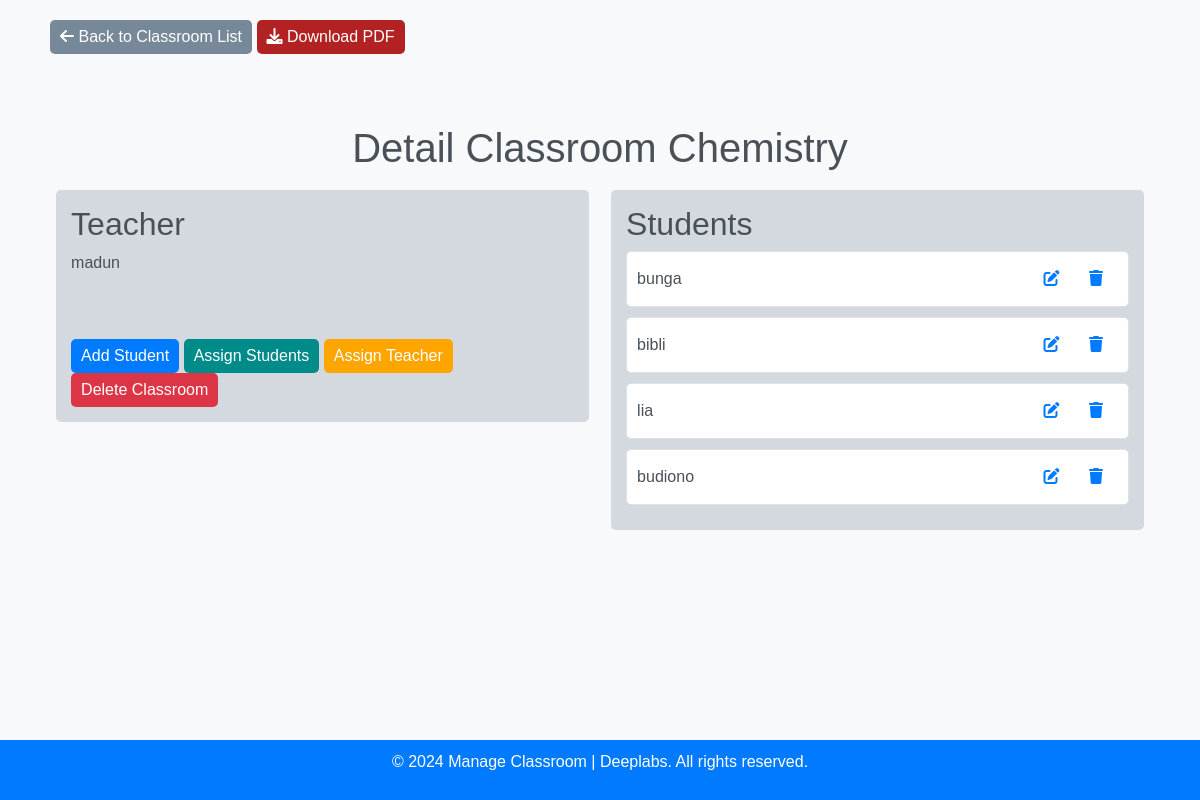
Page /classroom/12/ on the earlier database version.
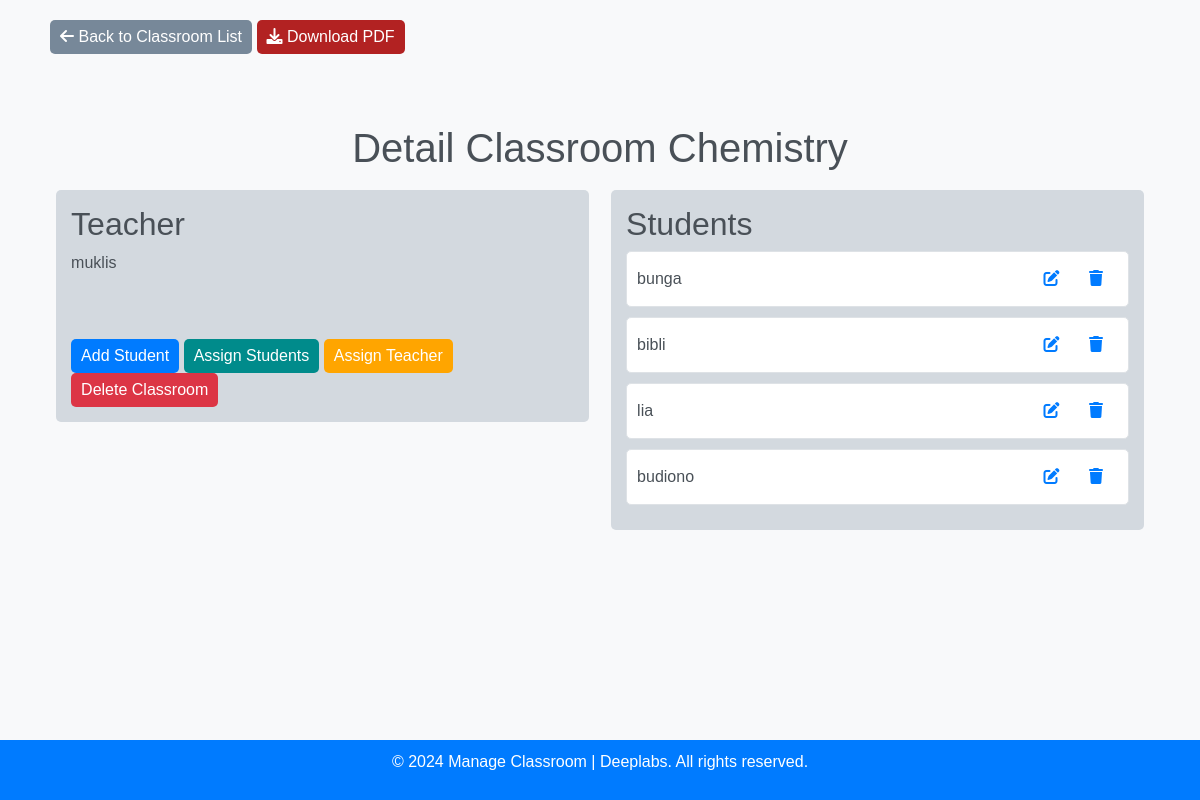
Same page on the later database version.
### manage_classroom/models.py (models this page shows, shortened)
class Classroom(models.Model):
    name = models.CharField(max_length=100)
    teacher = models.ForeignKey(Teacher, on_delete=models.CASCADE)
    students = models.ManyToManyField(Student)

class Teacher(models.Model):
    name = models.CharField(max_length=100)
    email = models.EmailField(unique=True)
    def __str__(self):
        return self.name

### manage_classroom/views.py (the view)
# urls.py: path('classroom/<int:classroom_id>/', classroom_detail, name='classroom_detail'),
def classroom_detail(request, classroom_id):
    classroom = get_object_or_404(Classroom, id=classroom_id)
    students = classroom.students.all()
    return render(request, 'classroom_detail.html', {'classroom': classroom, 'students': students})

### app/templates/classroom_detail.html (shortened to what this page needs)
<!DOCTYPE html>
<html lang="en">
<head>
    {% load static %}
    <link rel="stylesheet" href="https://cdnjs.cloudflare.com/ajax/libs/font-awesome/6.0.0-beta3/css/all.min.css"/>
    <link rel="stylesheet" href="https://stackpath.bootstrapcdn.com/bootstrap/4.6.0/css/bootstrap.min.css"
>
</head>
<body>
<header>
    <div class="container" style="padding: 20px 20px;">
        <div class="row">
            <div class="col-md-12">
                <a href="{% url 'home' %}" class="btn btn-back"><i class="fas fa-arrow-left"></i> Back to Classroom List</a>
                <a href="{% url 'download_classroom_pdf' classroom.id %}" class="btn btn-download"><i class="fas fa-download"></i> Download PDF</a>
            </div>
        </div>
    </div>
</header>
<main class="main">
    <section class="feature">
        <div class="container">
            <div class="row align-items-center">
                <div class="col-md-12">
                    <div class="feature-content">
                        <h1>Detail Classroom {{ classroom.name }}</h1>
                        <div class="teacher-students">
                            <div class="teacher-info">
                                <h2>Teacher</h2>
                                <p>{{ classroom.teacher }}</p>
                                <br>
                                <br>
                                <a href="{% url 'add_student' classroom.id %}" class="btn btn-success"
                                   id="addStudentBtn">Add Student</a>
                                <a href="{% url 'assign_student' classroom.id %}" class="btn btn-assign">Assign
                                    Students</a>
                                <a href="{% url 'update_teacher' classroom.id %}" class="btn btn-primary">Assign
                                    Teacher</a>
                                <a href="{% url 'delete_classroom' classroom.id %}" class="btn btn-danger">Delete
                                    Classroom</a>
                            </div>
                            <div class="students-list">
                                <h2>Students</h2>
                                {% for student in classroom.students.all %}
                                <div class="student-item text-right">
                                    {{ student.name }}
                                    <div class="student-item__actions">
                                        <button class="btn btn-link" onclick="editStudent({{ student.id }})">
                                            <a href="{% url 'edit_student' classroom.id student.id %}">
                                                <i class="fa fa-edit" style="border: none;"></i>
                                            </a>
                                        </button>
                                        <button class="btn btn-link" onclick="deleteStudent({{ student.id }})">
                                            <a href="{% url 'delete_student' classroom.id student.id %}">
                                                <i class="fa fa-trash" style="border: none;"></i>
                                            </a>
                                        </button>
                                    </div>
                                </div>
                                {% endfor %}
                            </div>
                        </div>
                    </div>
                </div>
            </div>
        </div>
    </section>
</main>
<footer class="mt-4">
    <div class="container">
        <p>&copy; 2024 Manage Classroom | Deeplabs. All rights reserved.</p>
    </div>
</footer>
</body>
</html>

Differences in the rows shown:
changed Classroom "Chemistry": teacher "madun" → "muklis"
